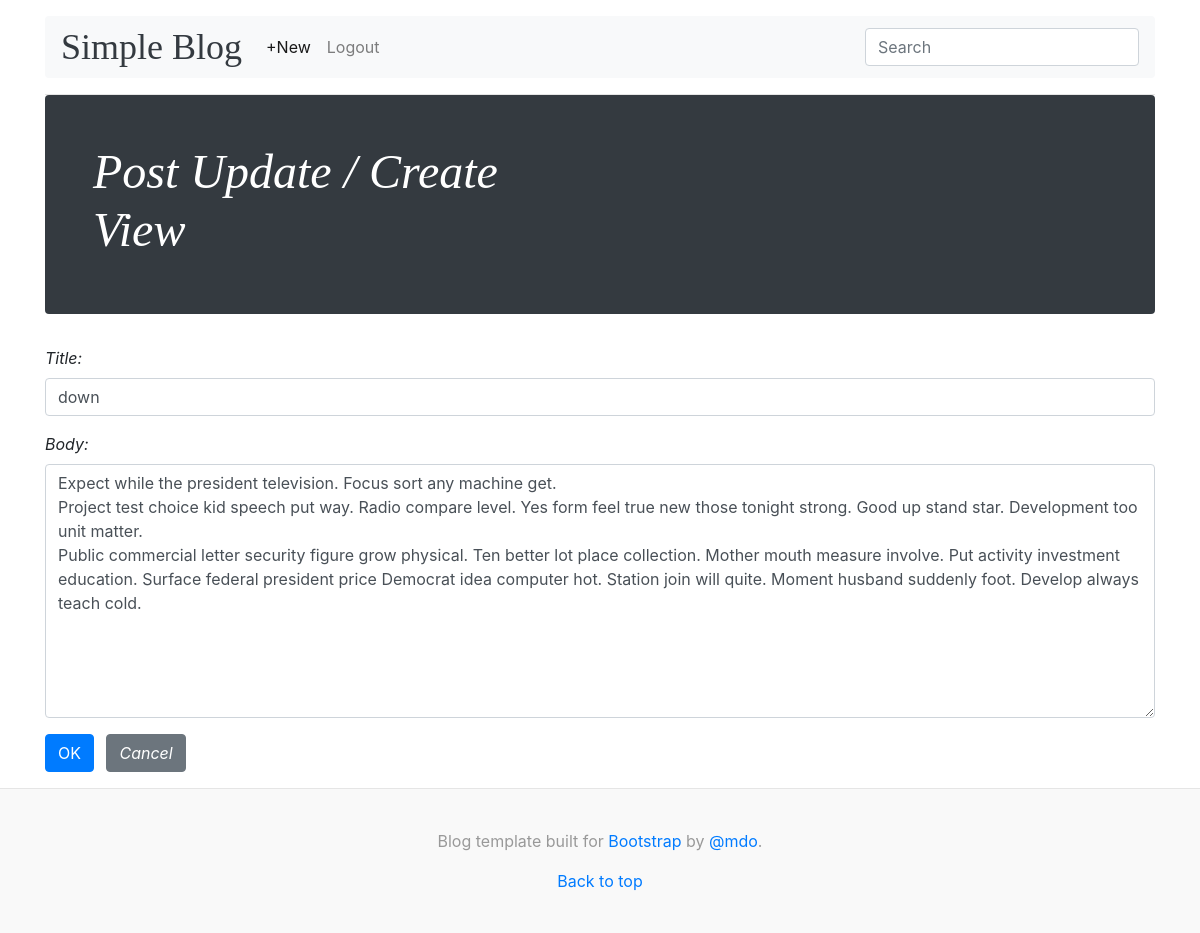
The page /blog/174/update/ (signed in) on the database its author committed.
### blog/models.py (models this page shows, shortened)
class Post(models.Model):
    title       = models.CharField(max_length=225)
    body        = models.TextField()
    create_at   = models.DateTimeField(auto_now_add=True)
    update_at   = models.DateTimeField(auto_now=True)
    author      = models.ForeignKey(get_user_model(), on_delete=models.CASCADE)
    class Meta:
        ordering = ['-create_at']

### blog/views.py (the view)
# urls.py: path('<int:pk>/update/', views.PostUpdateView.as_view(), name='post_update'),
class PostUpdateView(LoginRequiredMixin, UserPassesTestMixin, UpdateView):
    model = Post
    form_class = PostModelForm
    def test_func(self):
        obj = self.get_object()
        return obj.author == self.request.user

### blog/forms.py
class PostModelForm(forms.ModelForm):
    class Meta:
        model = Post
        fields = ['title', 'body']
    def __init__(self, *args, **kwargs):
        super(PostModelForm, self).__init__(*args, **kwargs)
        for field in self.fields.values():
            field.widget.attrs['class'] = 'form-control mb-3'

### templates/blog/post_form.html (shortened to what this page needs)
{% extends 'blog/base.html' %}
{% block content_title %}Post Update / Create View{% endblock%}
{% block inner_content %}
  <form class="form-group font-italic" method="post">
    {{ form }}
    <button class="btn btn-primary" type="submit">OK</button>
    {% if post %}
      <a class="btn btn-secondary ml-2" href="{% url 'post_detail' post.id %}">Cancel</a>
    {% else %}
      <a class="btn btn-secondary ml-2" href="{% url 'post_list' %}">Cancel</a>
    {% endif %}
  </form>
{% endblock inner_content %}

### static/blog/css/blog.css (style rules this page uses)
body { word-wrap:break-word; }

### rows shown on the page
Post: title "down", body "Expect while the president television. Focus sort any machine get. Project test choice kid speech put way. Radio compare level. Yes form feel true new those tonight strong. Good up stand star. Development too unit matter. Public commercial letter security figure grow physical. Ten better lot place collection. Mother mouth measure involve. Put activity investment education. Surface federal president price Democrat idea computer hot. Station join will quite. Moment husband suddenly foot. Develop always teach cold."
